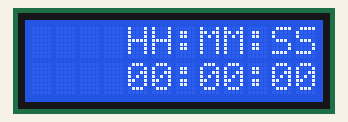
A sketch run on a simulated Arduino Uno, built with avr-gcc and run on an emulated ATmega328P. Shown: 12×2 character LCD.

Above: at 0.1 s.
At 4.1 s:
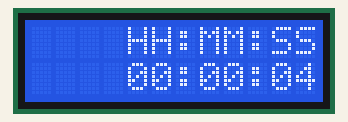
At 9.1 s:
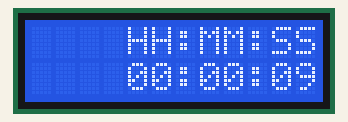
At 19.2 s:
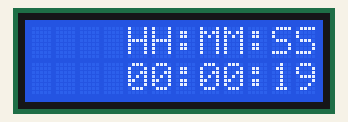
At 28.2 s:
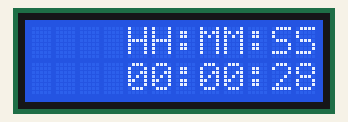
At 38.2 s:
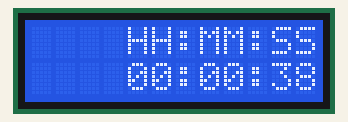

Measured:
- what the display in image 1 shows lasts 1.0 s, from 4.1 s to 5.1 s

The sketch:

lcd_time.ino
```cpp
#include <LiquidCrystal.h>
LiquidCrystal thearalcd(8,9,4,5,6,7);
void setup() {

  // put your setup code here, to run once:
thearalcd.begin(12,2);


}

void loop() {
  for( int h=0;h<=11;h++){


    for(int m=0;m<=59;m++){
      for(int s=0;s<=59;s++){
        thearalcd.setCursor(4,0);
        thearalcd.print("HH:MM:SS");
        thearalcd.setCursor(4,1);
           if (h<10){
      thearalcd.print(0);

      }
        thearalcd.print(h);

        thearalcd.print(":");
         if(m<10){
          thearalcd.print(0);
        }
        thearalcd.print(m);

        thearalcd.print(":");
            if(s<10){
          thearalcd.print(0);
        }
        thearalcd.print(s);


        delay(1000);
        //thearalcd.clear();


    }
  }

  }

}
```
